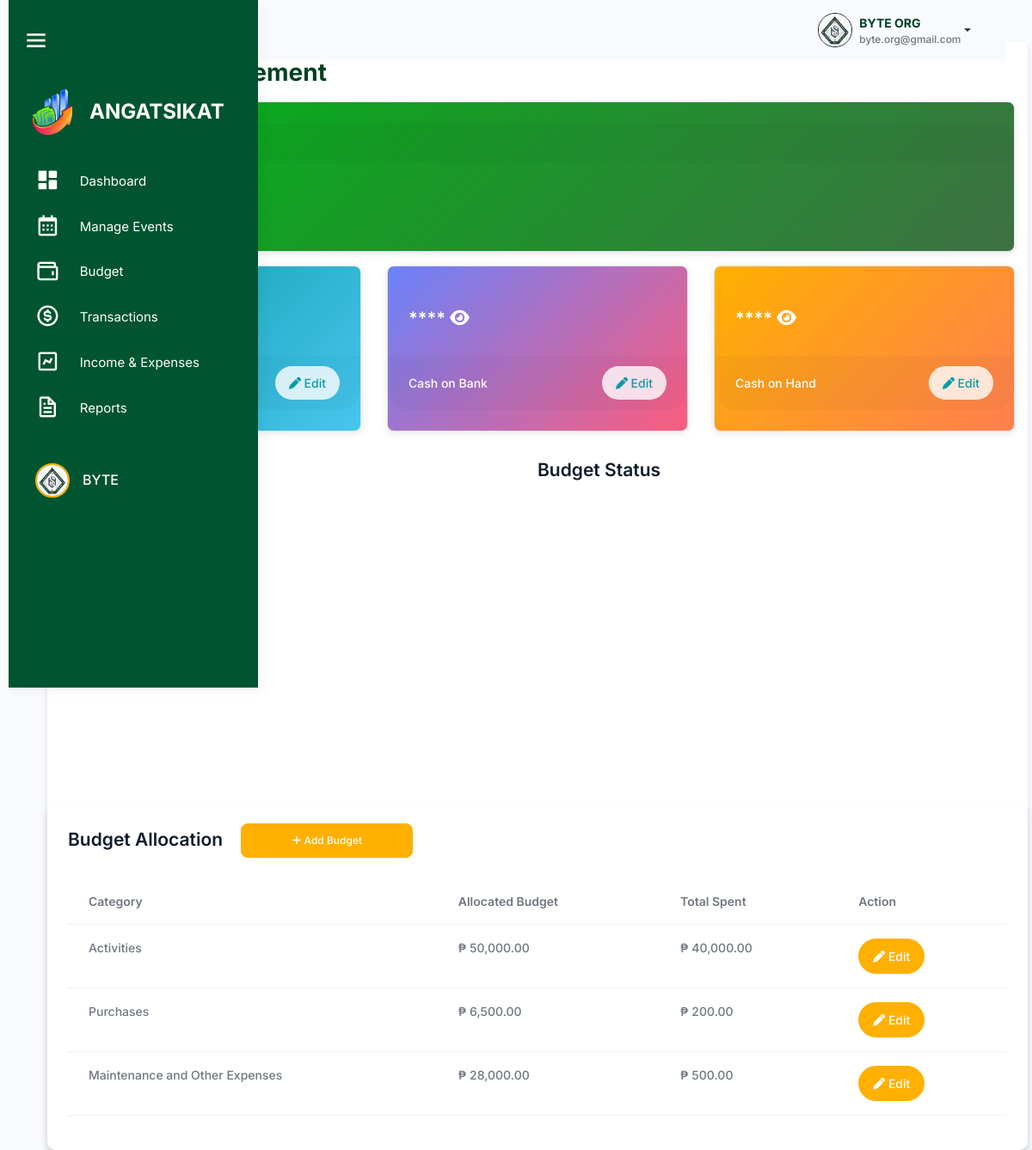
The app's page /src/budget_management/budget_overview.php (signed in), older data.
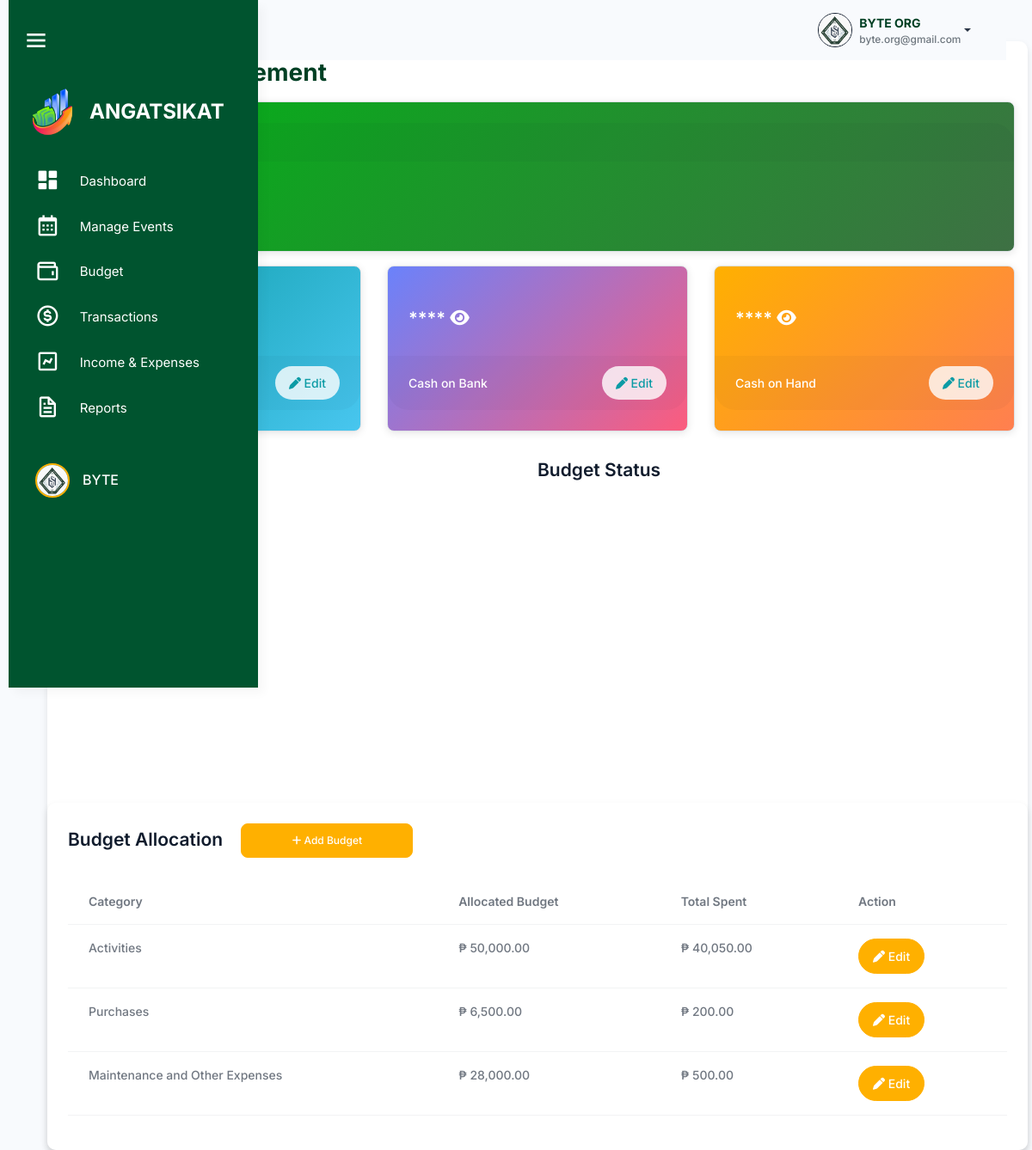
The same page, newer data.
### tables this page shows
CREATE TABLE `budget_allocation` (
  `allocation_id` int(11) NOT NULL,
  `organization_id` int(11) NOT NULL,
  `category` enum('Activities','Purchases','Maintenance and Other Expenses') NOT NULL,
  `allocated_budget` decimal(10,2) NOT NULL DEFAULT 0.00,
  `total_spent` decimal(10,2) NOT NULL DEFAULT 0.00,
  `created_at` timestamp NOT NULL DEFAULT current_timestamp(),
  `updated_at` timestamp NOT NULL DEFAULT current_timestamp() ON UPDATE current_timestamp()
);

### src/session_check.php (called while the page is built, shortened)
<?php
$organization_id = $_SESSION['organization_id'];
?>

### src/budget_management/budget_overview.php (the view, shortened to what the changed rows need)
<?php
    include 'connection.php';
    include '../session_check.php';
?>
<!doctype html>
<html lang="en">
<head>
    <link rel="stylesheet" href="../assets/css/styles.min.css" />
    <link rel="stylesheet" href="../html/sidebar.css" />
    <link rel="stylesheet" href="../budget_management/css/budget.css" />
    <link href="https://unpkg.com/boxicons@2.1.4/css/boxicons.min.css" rel="stylesheet" />
    <link rel="stylesheet" href="https://cdnjs.cloudflare.com/ajax/libs/font-awesome/6.6.0/css/all.min.css">
</head>
<body>
<div class="page-wrapper" id="main-wrapper" data-layout="vertical" data-navbarbg="skin6" data-sidebartype="full"
        data-sidebar-position="fixed" data-header-position="fixed">
        <div class="body-wrapper">
            <div class="container mt-5">
                <h2 class="mb-3"><span class="text-warning fw-bold me-2">|</span> Budget Management </h2>
                <div class="row">
                <div class="tablecontainer mt-3 p-4">
                    <table class="table">
                        <thead class="thead-light">
                            <tr>
                                <th>Category</th>
                                <th>Allocated Budget</th>
                                <th>Total Spent</th>
                                <th>Action</th>
                            </tr>
                        </thead>
                        <tbody>
                            <?php
                                $query = "SELECT * FROM budget_allocation WHERE organization_id=$organization_id";
                                $result = mysqli_query($conn, $query);
                                while ($row = mysqli_fetch_assoc($result)) { ?>
                                <tr>
                                    <td>
                                        <?php echo htmlspecialchars($row['category']); ?>
                                    </td>
                                    <td>₱
                                        <?php echo number_format($row['allocated_budget'], 2); ?>
                                    </td>
                                    <td>₱
                                        <?php echo number_format($row['total_spent'], 2); ?>
                                    </td>
                                    <td>
                                        <button class="btn btn-primary edit-btn"
                                            data-id="<?php echo $row['allocation_id']; ?>" data-bs-toggle="modal"
                                            data-bs-target="#editBudgetModal"><i class="fa-solid fa-pen"></i> Edit</button>
                                    </td>
                                </tr>
                            <?php } ?>
                        </tbody>
                    </table>
                </div>
            </div>
        </div>
        </div>
    </div>
</body>
</html>

Row changes from the older to the newer data that the page shows:
changed budget_allocation "Activities": total_spent "40,000.00" → "40,050.00"
